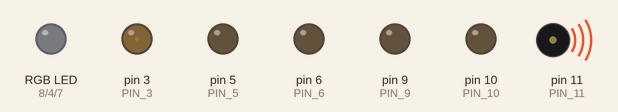
Bench run of a sketch on a simulated Arduino Uno, built with avr-gcc and run on an emulated ATmega328P. Parts: an RGB LED mixed from three pins (HIGH = lit), output pins drawn as LEDs (lit = HIGH), buzzer (waves = sounding). Pins used as bus, display or sensor lines are not drawn.

Above: at 0.05 s.
At 0.45 s:
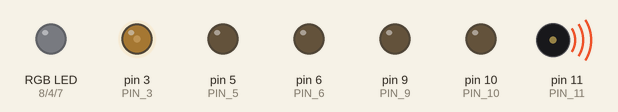
At 0.9 s:
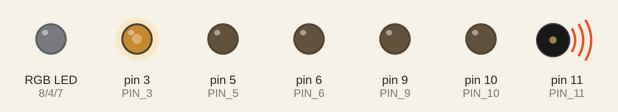
At 1.8 s:
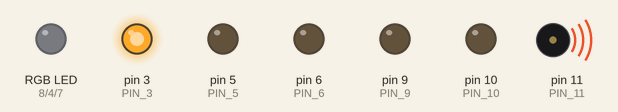
Timing chart, 0 to 3.0 s (numbered marks = the images above):
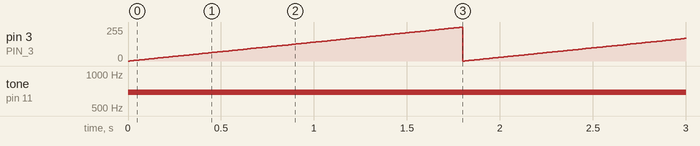

Measured:
- by itself, pin 3 (PIN_3): ramps from 0/255 to 254/255 and jumps back, once every 1.8 s
- by itself, tone on pin 11 (PIN_11): silent → 691 Hz at 0.00 s

The sketch:

Timer_2_PWM_Fast_OCRA.ino
```cpp
/*!
* @brief Timer 2 FAST PWM
*
* https://docs.arduino.cc/tutorials/generic/secrets-of-arduino-pwm/
*
* Date: 2/11/2024
*/
#define RED_LED   8
#define GREEN_LED 4
#define BLUE_LED  7

// Timer 0 PWM Pins
#define PIN_5     5  // OC0A -> RGB_BLUE
#define PIN_6     6  // OC0B -> RGB_GREEN

// Timer 1 PWM Pins
#define PIN_9     9   // OC1A -> RGB_RED
#define PIN_10    10  // OC1B

// Timer 2 PWM Pins
#define PIN_11    11  // OC2A
#define PIN_3     3   // OC2B -> BUTTON_2

void setup() {
  // Initialize serial
  Serial.begin(9600);

  // Initialize LEDs
  pinMode(RED_LED, OUTPUT);
  pinMode(GREEN_LED, OUTPUT);
  pinMode(BLUE_LED, OUTPUT);

  // Initialize PWM Pins
  pinMode(PIN_3, OUTPUT);
  pinMode(PIN_5, OUTPUT);
  pinMode(PIN_6, OUTPUT);
  pinMode(PIN_9, OUTPUT);
  pinMode(PIN_10, OUTPUT);
  pinMode(PIN_11, OUTPUT);

  // Initialize Timer2 (8bit)
  // Speed of Timer2 = 16MHz/64 = 250kHz
  TCCR2A = 0;
  TCCR2B = 0;

  // Waveform Mode
  TCCR2A |= (1<<WGM21) | (1<<WGM20);  // FAST PWM OCR1A TOP
  TCCR2B |= (1<<WGM22);
  // Control
  TCCR2A |= (1<<COM2A0) | (1<<COM2B1);
  // Start Timer by setting the prescaler
  TCCR2B |= (1<<CS22);  // 64 prescaler

  OCR2A = 180;  // FAST PWM Frequency -> 250kHz/(180+1) = 1.38kHz
}

void loop()
{
  // idle
  for(int i=0; i<180; i++){
    OCR2B = i;
    //delayMicroseconds(500);
    delay(10);
  }
}
```
